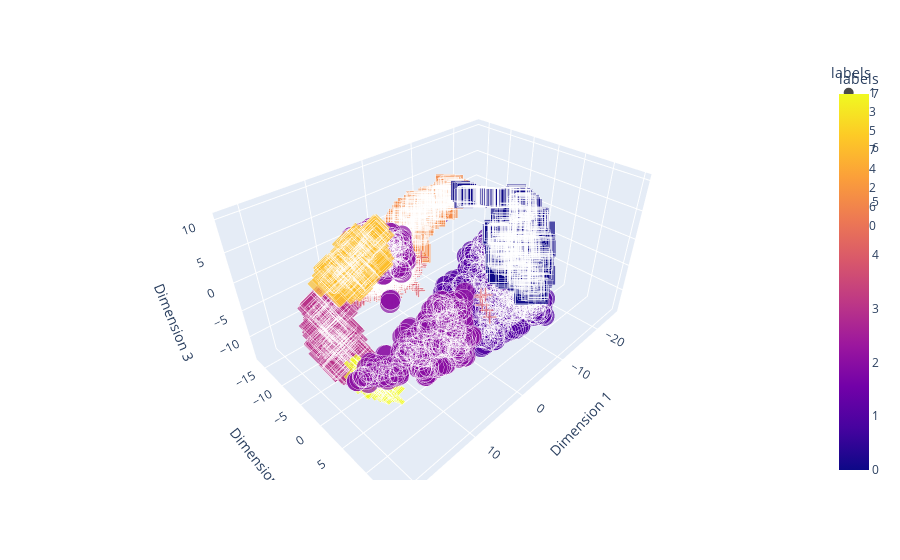

Notebook source saved alongside this figure:
### Code cell
tsne_3d_df = pd.DataFrame(tsne_3d, columns=['Dimension 1', 'Dimension 2', 'Dimension 3'])
tsne_3d_df['labels'] = labels
tsne_3d_df['distance'] = 3


# Plot the t-SNE transformed data using Plotly Express
fig = px.scatter_3d(tsne_3d_df, x='Dimension 1', y='Dimension 2', z='Dimension 3', color='labels', size='distance', symbol='labels', opacity=0.7)
#fig.update_layout(margin=dict(l=0, r=0, b=0, t=0))
fig.show()

### Figure 1 — Plotly figure (JSON) as saved in the notebook; plotly's stock layout.template omitted (floating-point values rounded to 4 significant figures; data arrays with more than 128 entries replaced by an {"elided": "..."} marker saying what was removed)
{"data": [{"hovertemplate": "labels=%{marker.color}<br>Dimension 1=%{x}<br>Dimension 2=%{y}<br>Dimension 3=%{z}<br>distance=%{marker.size}<extra></extra>", "legendgroup": "1", "marker": {"color": {"elided": "625 int values"}, "coloraxis": "coloraxis", "opacity": 0.7, "size": {"elided": "625 int values"}, "sizemode": "area", "sizeref": 0.0075, "symbol": "circle"}, "mode": "markers", "name": "1", "scene": "scene", "showlegend": true, "type": "scatter3d", "x": {"elided": "625 float values"}, "y": {"elided": "625 float values"}, "z": {"elided": "625 float values"}}, {"hovertemplate": "labels=%{marker.color}<br>Dimension 1=%{x}<br>Dimension 2=%{y}<br>Dimension 3=%{z}<br>distance=%{marker.size}<extra></extra>", "legendgroup": "3", "marker": {"color": {"elided": "182 int values"}, "coloraxis": "coloraxis", "opacity": 0.7, "size": {"elided": "182 int values"}, "sizemode": "area", "sizeref": 0.0075, "symbol": "diamond"}, "mode": "markers", "name": "3", "scene": "scene", "showlegend": true, "type": "scatter3d", "x": {"elided": "182 float values"}, "y": {"elided": "182 float values"}, "z": {"elided": "182 float values"}}, {"hovertemplate": "labels=%{marker.color}<br>Dimension 1=%{x}<br>Dimension 2=%{y}<br>Dimension 3=%{z}<br>distance=%{marker.size}<extra></extra>", "legendgroup": "5", "marker": {"color": {"elided": "357 int values"}, "coloraxis": "coloraxis", "opacity": 0.7, "size": {"elided": "357 int values"}, "sizemode": "area", "sizeref": 0.0075, "symbol": "square"}, "mode": "markers", "name": "5", "scene": "scene", "showlegend": true, "type": "scatter3d", "x": {"elided": "357 float values"}, "y": {"elided": "357 float values"}, "z": {"elided": "357 float values"}}, {"hovertemplate": "labels=%{marker.color}<br>Dimension 1=%{x}<br>Dimension 2=%{y}<br>Dimension 3=%{z}<br>distance=%{marker.size}<extra></extra>", "legendgroup": "7", "marker": {"color": [7, 7, 7, 7, 7, 7, 7, 7, 7, 7, 7, 7, 7, 7, 7, 7, 7, 7, 7, 7, 7, 7, 7, 7, 7, 7, 7, 7, 7, 7, 7, 7, 7, 7, 7, 7, 7, 7, 7, 7, 7, 7, 7, 7, 7, 7, 7, 7, 7, 7, 7, 7, 7, 7, 7, 7, 7, 7, 7, 7, 7, 7, 7, 7, 7, 7, 7, 7, 7, 7], "coloraxis": "coloraxis", "opacity": 0.7, "size": [3, 3, 3, 3, 3, 3, 3, 3, 3, 3, 3, 3, 3, 3, 3, 3, 3, 3, 3, 3, 3, 3, 3, 3, 3, 3, 3, 3, 3, 3, 3, 3, 3, 3, 3, 3, 3, 3, 3, 3, 3, 3, 3, 3, 3, 3, 3, 3, 3, 3, 3, 3, 3, 3, 3, 3, 3, 3, 3, 3, 3, 3, 3, 3, 3, 3, 3, 3, 3, 3], "sizemode": "area", "sizeref": 0.0075, "symbol": "x"}, "mode": "markers", "name": "7", "scene": "scene", "showlegend": true, "type": "scatter3d", "x": [14.59, 13.52, 15.65, 15.97, 14.43, 13.68, 15.92, 15.81, 14.17, 16.22, 14.48, 16.64, 16.61, 15.4, 15.74, 15.7, 16.35, 15.91, 14.12, 15.65, 15.44, 13.89, 14.56, 13.7, 15.42, 15.71, 16.03, 14.81, 14.1, 13.87, 16.66, 15.04, 15.73, 16.22, 14.89, 14.85, 16.9, 15.66, 15.64, 17.38, 13.85, 15.53, 15.29, 14.78, 16.56, 15.62, 16.48, 16.59, 16.87, 14.74, 15.21, 14.3, 13.65, 13.5, 15.97, 16.27, 15.92, 14.3, 15.72, 14.27, 14.53, 13.26, 13.37, 15.75, 14.32, 15.77, 16.47, 14.12, 13.95, 13.22], "y": [2.701, 3.331, 2.087, 1.199, 2.479, 3.232, 1.238, 1.807, 2.926, 0.929, 2.671, 1.41, 1.346, 1.48, 1.795, 1.46, 0.9601, 1.094, 2.716, 1.343, 2.016, 2.893, 2.503, 3.198, 2.202, 2.063, 1.543, 2.534, 2.88, 3.095, 0.6871, 2.168, 1.284, 1.634, 1.805, 1.92, 0.67, 1.493, 1.362, 0.3414, 3.085, 2.153, 1.24, 2.312, 0.7895, 1.365, 1.046, 0.7483, 0.9991, 2.234, 2.056, 2.818, 3.178, 3.365, 1.107, 1.434, 1.144, 2.553, 1.835, 2.576, 2.605, 3.559, 3.463, 2.985, 2.722, 2.062, 0.9317, 2.71, 3.005, 3.587], "z": [-9.813, -13.57, -11.98, -8.486, -11.56, -13.5, -7.965, -11.41, -13.17, -7.408, -12.68, -10.75, -10.56, -10.59, -11.02, -10.39, -8.449, -9.186, -11.94, -9.837, -11.4, -12.4, -11.84, -13.41, -11.04, -12.03, -10.92, -12.62, -12.92, -13.33, -7.777, -11.36, -9.228, -10.77, -9.574, -9.258, -8.483, -8.903, -10.37, -8.198, -13.26, -12.14, -10.23, -11.38, -7.997, -9.674, -9.442, -7.754, -10.02, -11.47, -10.55, -12.9, -13.17, -13.65, -8.426, -10.58, -7.784, -11.55, -8.885, -11.65, -12.44, -13.91, -13.77, -10.51, -12.58, -10.98, -9.308, -11.8, -13.07, -13.94]}, {"hovertemplate": "labels=%{marker.color}<br>Dimension 1=%{x}<br>Dimension 2=%{y}<br>Dimension 3=%{z}<br>distance=%{marker.size}<extra></extra>", "legendgroup": "4", "marker": {"color": {"elided": "345 int values"}, "coloraxis": "coloraxis", "opacity": 0.7, "size": {"elided": "345 int values"}, "sizemode": "area", "sizeref": 0.0075, "symbol": "cross"}, "mode": "markers", "name": "4", "scene": "scene", "showlegend": true, "type": "scatter3d", "x": {"elided": "345 float values"}, "y": {"elided": "345 float values"}, "z": {"elided": "345 float values"}}, {"hovertemplate": "labels=%{marker.color}<br>Dimension 1=%{x}<br>Dimension 2=%{y}<br>Dimension 3=%{z}<br>distance=%{marker.size}<extra></extra>", "legendgroup": "2", "marker": {"color": {"elided": "423 int values"}, "coloraxis": "coloraxis", "opacity": 0.7, "size": {"elided": "423 int values"}, "sizemode": "area", "sizeref": 0.0075, "symbol": "circle"}, "mode": "markers", "name": "2", "scene": "scene", "showlegend": true, "type": "scatter3d", "x": {"elided": "423 float values"}, "y": {"elided": "423 float values"}, "z": {"elided": "423 float values"}}, {"hovertemplate": "labels=%{marker.color}<br>Dimension 1=%{x}<br>Dimension 2=%{y}<br>Dimension 3=%{z}<br>distance=%{marker.size}<extra></extra>", "legendgroup": "6", "marker": {"color": {"elided": "152 int values"}, "coloraxis": "coloraxis", "opacity": 0.7, "size": {"elided": "152 int values"}, "sizemode": "area", "sizeref": 0.0075, "symbol": "diamond"}, "mode": "markers", "name": "6", "scene": "scene", "showlegend": true, "type": "scatter3d", "x": {"elided": "152 float values"}, "y": {"elided": "152 float values"}, "z": {"elided": "152 float values"}}, {"hovertemplate": "labels=%{marker.color}<br>Dimension 1=%{x}<br>Dimension 2=%{y}<br>Dimension 3=%{z}<br>distance=%{marker.size}<extra></extra>", "legendgroup": "0", "marker": {"color": {"elided": "579 int values"}, "coloraxis": "coloraxis", "opacity": 0.7, "size": {"elided": "579 int values"}, "sizemode": "area", "sizeref": 0.0075, "symbol": "square"}, "mode": "markers", "name": "0", "scene": "scene", "showlegend": true, "type": "scatter3d", "x": {"elided": "579 float values"}, "y": {"elided": "579 float values"}, "z": {"elided": "579 float values"}}], "layout": {"coloraxis": {"colorbar": {"title": {"text": "labels"}}, "colorscale": [[0, "#0d0887"], [0.1111, "#46039f"], [0.2222, "#7201a8"], [0.3333, "#9c179e"], [0.4444, "#bd3786"], [0.5556, "#d8576b"], [0.6667, "#ed7953"], [0.7778, "#fb9f3a"], [0.8889, "#fdca26"], [1, "#f0f921"]]}, "legend": {"itemsizing": "constant", "title": {"text": "labels"}, "tracegroupgap": 0}, "margin": {"t": 60}, "scene": {"domain": {"x": [0, 1], "y": [0, 1]}, "xaxis": {"title": {"text": "Dimension 1"}}, "yaxis": {"title": {"text": "Dimension 2"}}, "zaxis": {"title": {"text": "Dimension 3"}}}}}
